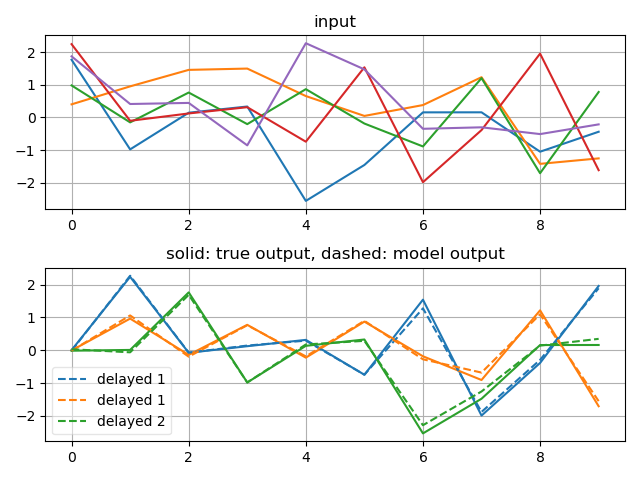

Here is the Python script that generated this plot:
''' Vanilla RNN
@author Graham Taylor
'''
import numpy as np
import theano
import theano.tensor as T
from base import BaseEstimator # from sklearn
import timeit
import os
import datetime
from collections import OrderedDict
import pickle as pickle
import matplotlib.pyplot as plt

mode = theano.Mode(linker='cvm')
#mode = 'DEBUG_MODE'


class RNN(object):
    '''    Recurrent neural network class

    Supported output types:
    real : linear output units, use mean-squared error
    binary : binary output units, use cross-entropy error
    softmax : single softmax out, use cross-entropy error
    '''
    def __init__(self, input, n_in, n_hidden, n_out, activation=T.tanh,
                 output_type='real', use_symbolic_softmax=False):

        self.input = input
        self.activation = activation
        self.output_type = output_type

        # when using HF, SoftmaxGrad.grad is not implemented
        # use a symbolic softmax which is slightly slower than T.nnet.softmax
        # See: http://groups.google.com/group/theano-dev/browse_thread/
        # thread/3930bd5a6a67d27a
        if use_symbolic_softmax:
            def symbolic_softmax(x):
                e = T.exp(x)
                return e / T.sum(e, axis=1).dimshuffle(0, 'x')
            self.softmax = symbolic_softmax
        else:
            self.softmax = T.nnet.softmax

        # recurrent weights as a shared variable
        W_init = np.asarray(np.random.uniform(size=(n_hidden, n_hidden),
                                              low=-.01, high=.01),
                                              dtype=theano.config.floatX)
        self.W = theano.shared(value=W_init, name='W')
        # input to hidden layer weights
        W_in_init = np.asarray(np.random.uniform(size=(n_in, n_hidden),
                                                 low=-.01, high=.01),
                                                 dtype=theano.config.floatX)
        self.W_in = theano.shared(value=W_in_init, name='W_in')

        # hidden to output layer weights
        W_out_init = np.asarray(np.random.uniform(size=(n_hidden, n_out),
                                                  low=-.01, high=.01),
                                                  dtype=theano.config.floatX)
        self.W_out = theano.shared(value=W_out_init, name='W_out')

        h0_init = np.zeros((n_hidden,), dtype=theano.config.floatX)
        self.h0 = theano.shared(value=h0_init, name='h0')

        bh_init = np.zeros((n_hidden,), dtype=theano.config.floatX)
        self.bh = theano.shared(value=bh_init, name='bh')

        by_init = np.zeros((n_out,), dtype=theano.config.floatX)
        self.by = theano.shared(value=by_init, name='by')

        self.params = [self.W, self.W_in, self.W_out, self.h0,
                       self.bh, self.by]

        # for every parameter, we maintain it's last update
        # the idea here is to use 'momentum'
        # keep moving mostly in the same direction
        self.updates = {}
        for param in self.params:
            init = np.zeros(param.get_value(borrow=True).shape,
                            dtype=theano.config.floatX)
            self.updates[param] = theano.shared(init)

        # recurrent function (using tanh activation function) and linear output
        # activation function
        def step(x_t, h_tm1):
            h_t = self.activation(T.dot(x_t, self.W_in) + \
                                  T.dot(h_tm1, self.W) + self.bh)
            y_t = T.dot(h_t, self.W_out) + self.by
            return h_t, y_t

        # the hidden state `h` for the entire sequence, and the output for the
        # entire sequence `y` (first dimension is always time)
        [self.h, self.y_pred], _ = theano.scan(step,
                                               sequences=self.input,
                                               outputs_info=[self.h0, None])

        # L1 norm ; one regularization option is to enforce L1 norm to
        # be small
        self.L1 = 0
        self.L1 += abs(self.W.sum())
        self.L1 += abs(self.W_in.sum())
        self.L1 += abs(self.W_out.sum())

        # square of L2 norm ; one regularization option is to enforce
        # square of L2 norm to be small
        self.L2_sqr = 0
        self.L2_sqr += (self.W ** 2).sum()
        self.L2_sqr += (self.W_in ** 2).sum()
        self.L2_sqr += (self.W_out ** 2).sum()

        if self.output_type == 'real':
            self.loss = lambda y: self.mse(y)
        elif self.output_type == 'binary':
            # push through sigmoid
            self.p_y_given_x = T.nnet.sigmoid(self.y_pred)  # apply sigmoid
            self.y_out = T.round(self.p_y_given_x)  # round to {0,1}
            self.loss = lambda y: self.nll_binary(y)
        elif self.output_type == 'softmax':
            # push through softmax, computing vector of class-membership
            # probabilities in symbolic form
            self.p_y_given_x = self.softmax(self.y_pred)

            # compute prediction as class whose probability is maximal
            self.y_out = T.argmax(self.p_y_given_x, axis=-1)
            self.loss = lambda y: self.nll_multiclass(y)
        else:
            raise NotImplementedError

    def mse(self, y):
        # error between output and target
        return T.mean((self.y_pred - y) ** 2)

    def nll_binary(self, y):
        # negative log likelihood based on binary cross entropy error
        return T.mean(T.nnet.binary_crossentropy(self.p_y_given_x, y))

    def nll_multiclass(self, y):
        # negative log likelihood based on multiclass cross entropy error
        # y.shape[0] is (symbolically) the number of rows in y, i.e.,
        # number of time steps (call it T) in the sequence
        # T.arange(y.shape[0]) is a symbolic vector which will contain
        # [0,1,2,... n-1] T.log(self.p_y_given_x) is a matrix of
        # Log-Probabilities (call it LP) with one row per example and
        # one column per class LP[T.arange(y.shape[0]),y] is a vector
        # v containing [LP[0,y[0]], LP[1,y[1]], LP[2,y[2]], ...,
        # LP[n-1,y[n-1]]] and T.mean(LP[T.arange(y.shape[0]),y]) is
        # the mean (across minibatch examples) of the elements in v,
        # i.e., the mean log-likelihood across the minibatch.
        return -T.mean(T.log(self.p_y_given_x)[T.arange(y.shape[0]), y])

    def errors(self, y):
        '''Return a float representing the number of errors in the sequence
        over the total number of examples in the sequence ; zero one
        loss over the size of the sequence

        :type y: theano.tensor.TensorType
        :param y: corresponds to a vector that gives for each example the
                  correct label
        '''
        # check if y has same dimension of y_pred
        if y.ndim != self.y_out.ndim:
            raise TypeError('y should have the same shape as self.y_out',
                ('y', y.type, 'y_out', self.y_out.type))

        if self.output_type in ('binary', 'softmax'):
            # check if y is of the correct datatype
            if y.dtype.startswith('int'):
                # the T.neq operator returns a vector of 0s and 1s, where 1
                # represents a mistake in prediction
                return T.mean(T.neq(self.y_out, y))
            else:
                raise NotImplementedError()


class MetaRNN(object):
    def __init__(self, n_in=5, n_hidden=50, n_out=5, learning_rate=0.01,
                 n_epochs=100, L1_reg=0.00, L2_reg=0.00, learning_rate_decay=1,
                 activation='tanh', output_type='real',
                 final_momentum=0.9, initial_momentum=0.5,
                 momentum_switchover=5,
                 use_symbolic_softmax=False):
        self.n_in = int(n_in)
        self.n_hidden = int(n_hidden)
        self.n_out = int(n_out)
        self.learning_rate = float(learning_rate)
        self.learning_rate_decay = float(learning_rate_decay)
        self.n_epochs = int(n_epochs)
        self.L1_reg = float(L1_reg)
        self.L2_reg = float(L2_reg)
        self.activation = activation
        self.output_type = output_type
        self.initial_momentum = float(initial_momentum)
        self.final_momentum = float(final_momentum)
        self.momentum_switchover = int(momentum_switchover)
        self.use_symbolic_softmax = use_symbolic_softmax

        self.ready()

    def ready(self):
        # input (where first dimension is time)
        self.x = T.matrix()
        # target (where first dimension is time)
        if self.output_type == 'real':
            self.y = T.matrix(name='y', dtype=theano.config.floatX)
        elif self.output_type == 'binary':
            self.y = T.matrix(name='y', dtype='int32')
        elif self.output_type == 'softmax':  # only vector labels supported
            self.y = T.vector(name='y', dtype='int32')
        else:
            raise NotImplementedError
        # initial hidden state of the RNN
        self.h0 = T.vector()
        # learning rate
        self.lr = T.scalar()

        if self.activation == 'tanh':
            activation = T.tanh
        elif self.activation == 'sigmoid':
            activation = T.nnet.sigmoid
        elif self.activation == 'relu':
            activation = lambda x: x * (x > 0)
        elif self.activation == 'cappedrelu':
            activation = lambda x: T.minimum(x * (x > 0), 6)
        else:
            raise NotImplementedError

        self.rnn = RNN(input=self.x, n_in=self.n_in,
                       n_hidden=self.n_hidden, n_out=self.n_out,
                       activation=activation, output_type=self.output_type,
                       use_symbolic_softmax=self.use_symbolic_softmax)

        if self.output_type == 'real':
            self.predict = theano.function(inputs=[self.x, ],
                                           outputs=self.rnn.y_pred,
                                           mode=mode)
        elif self.output_type == 'binary':
            self.predict_proba = theano.function(inputs=[self.x, ],
                                outputs=self.rnn.p_y_given_x, mode=mode)
            self.predict = theano.function(inputs=[self.x, ],
                                outputs=T.round(self.rnn.p_y_given_x),
                                mode=mode)
        elif self.output_type == 'softmax':
            self.predict_proba = theano.function(inputs=[self.x, ],
                        outputs=self.rnn.p_y_given_x, mode=mode)
            self.predict = theano.function(inputs=[self.x, ],
                                outputs=self.rnn.y_out, mode=mode)
        else:
            raise NotImplementedError

    def shared_dataset(self, data_xy):
        ''' Load the dataset into shared variables '''

        data_x, data_y = data_xy
        shared_x = theano.shared(np.asarray(data_x,
                                            dtype=theano.config.floatX))

        shared_y = theano.shared(np.asarray(data_y,
                                            dtype=theano.config.floatX))

        if self.output_type in ('binary', 'softmax'):
            return shared_x, T.cast(shared_y, 'int32')
        else:
            return shared_x, shared_y

    def __getstate__(self):
        ''' Return state sequence.'''
        params = self._get_params()  # parameters set in constructor
        weights = [p.get_value() for p in self.rnn.params]
        state = (params, weights)
        return state

    def _set_weights(self, weights):
        ''' Set fittable parameters from weights sequence.

        Parameters must be in the order defined by self.params:
            W, W_in, W_out, h0, bh, by
        '''
        for param in self.rnn.params:
            param.set_value(next(weights))

    def __setstate__(self, state):
        ''' Set parameters from state sequence.

        Parameters must be in the order defined by self.params:
            W, W_in, W_out, h0, bh, by
        '''
        params, weights = state
        self.set_params(**params)
        self.ready()
        self._set_weights(weights)

    def save(self, fpath='.', fname=None):
        ''' Save a pickled representation of Model state. '''
        fpathstart, fpathext = os.path.splitext(fpath)
        if fpathext == '.pkl':
            # User supplied an absolute path to a pickle file
            fpath, fname = os.path.split(fpath)

        elif fname is None:
            # Generate filename based on date
            date_obj = datetime.datetime.now()
            date_str = date_obj.strftime('%Y-%m-%d-%H:%M:%S')
            class_name = self.__class__.__name__
            fname = '%s.%s.pkl' % (class_name, date_str)

        fabspath = os.path.join(fpath, fname)

        print('Saving to %s ...' % fabspath)
        file = open(fabspath, 'wb')
        state = self.__getstate__()
        pickle.dump(state, file, protocol=pickle.HIGHEST_PROTOCOL)
        file.close()

    def load(self, path):
        ''' Load model parameters from path. '''
        print('Loading from %s ...' % path)
        file = open(path, 'rb')
        state = pickle.load(file)
        self.__setstate__(state)
        file.close()

    def fit(self, X_train, Y_train, X_test=None, Y_test=None,
            validation_frequency=100):
        ''' Fit model

        Pass in X_test, Y_test to compute test error and report during
        training.

        X_train : ndarray (n_seq x n_steps x n_in)
        Y_train : ndarray (n_seq x n_steps x n_out)

        validation_frequency : int
            in terms of number of sequences (or number of weight updates)
        '''
        if X_test is not None:
            assert(Y_test is not None)
            self.interactive = True
            test_set_x, test_set_y = self.shared_dataset((X_test, Y_test))
        else:
            self.interactive = False

        train_set_x, train_set_y = self.shared_dataset((X_train, Y_train))

        n_train = train_set_x.get_value(borrow=True).shape[0]
        if self.interactive:
            n_test = test_set_x.get_value(borrow=True).shape[0]

        ######################
        # BUILD ACTUAL MODEL #
        ######################
        print('... building the model')

        index = T.lscalar('index')    # index to a case
        # learning rate (may change)
        l_r = T.scalar('l_r', dtype=theano.config.floatX)
        mom = T.scalar('mom', dtype=theano.config.floatX)  # momentum

        cost = self.rnn.loss(self.y) \
            + self.L1_reg * self.rnn.L1 \
            + self.L2_reg * self.rnn.L2_sqr

        compute_train_error = theano.function(inputs=[index, ],
                                              outputs=self.rnn.loss(self.y),
                                              givens={
                                                  self.x: train_set_x[index],
                                                  self.y: train_set_y[index]},
            mode=mode)

        if self.interactive:
            compute_test_error = theano.function(inputs=[index, ],
                        outputs=self.rnn.loss(self.y),
                        givens={
                            self.x: test_set_x[index],
                            self.y: test_set_y[index]},
                        mode=mode)

        # compute the gradient of cost with respect to theta = (W, W_in, W_out)
        # gradients on the weights using BPTT
        gparams = []
        for param in self.rnn.params:
            gparam = T.grad(cost, param)
            gparams.append(gparam)

        updates = OrderedDict()
        for param, gparam in zip(self.rnn.params, gparams):
            weight_update = self.rnn.updates[param]
            upd = mom * weight_update - l_r * gparam
            updates[weight_update] = upd
            updates[param] = param + upd

        # compiling a Theano function `train_model` that returns the
        # cost, but in the same time updates the parameter of the
        # model based on the rules defined in `updates`
        train_model = theano.function(inputs=[index, l_r, mom],
                                      outputs=cost,
                                      updates=updates,
                                      givens={
                                          self.x: train_set_x[index],
                                          self.y: train_set_y[index]},
                                          mode=mode)

        ###############
        # TRAIN MODEL #
        ###############
        print('... training')
        epoch = 0

        while (epoch < self.n_epochs):
            epoch = epoch + 1
            start_time = timeit.default_timer()
            for idx in range(n_train):
                effective_momentum = self.final_momentum \
                               if epoch > self.momentum_switchover \
                               else self.initial_momentum
                example_cost = train_model(idx, self.learning_rate, effective_momentum)

                # iteration number (how many weight updates have we made?)
                # epoch is 1-based, index is 0 based
                iteration = (epoch - 1) * n_train + idx + 1

                if iteration % validation_frequency == 0:
                    # compute loss on training set
                    train_losses = [compute_train_error(i) for i in range(n_train)]
                    this_train_loss = np.mean(train_losses)

                    if self.interactive:
                        test_losses = [compute_test_error(i) for i in range(n_test)]
                        this_test_loss = np.mean(test_losses)

                        print('epoch %03i, train loss %f test loss %f lr: %f' % \
                                (epoch, this_train_loss, this_test_loss, self.learning_rate), end='')
                    else:
                        print('\repoch %03i, train loss %f lr: %f' % \
                                (epoch, this_train_loss, self.learning_rate), end='')

                    print(', %6.3f sec' % (timeit.default_timer() - start_time))
                    start_time = timeit.default_timer()

            self.learning_rate *= self.learning_rate_decay


def test_real():
    ''' Test RNN with real-valued outputs. '''
    n_hidden = 10
    n_in = 5
    n_out = 3
    n_steps = 10
    n_seq = 100

    np.random.seed(0)
    # simple lag test
    seq = np.random.randn(n_seq, n_steps, n_in).astype(theano.config.floatX)
    targets = np.zeros((n_seq, n_steps, n_out))

    # delay targets
    delay = [1,1,2]
    targets[:, delay[0]:, 0] = seq[:, :-delay[0], 3]  # delayed 1
    targets[:, delay[1]:, 1] = seq[:, :-delay[1], 2]  # delayed 1
    targets[:, delay[2]:, 2] = seq[:, :-delay[2], 0]  # delayed 2

    targets += 0.01 * np.random.standard_normal(targets.shape)

    model = MetaRNN(n_in=n_in, n_hidden=n_hidden, n_out=n_out,
                    learning_rate=0.001, learning_rate_decay=0.999,
                    n_epochs=400, activation='tanh')

    model.fit(seq, targets, validation_frequency=1000)

    fig = plt.figure()
    ax1 = plt.subplot(2, 1, 1)
    plt.grid(True)
    plt.plot(seq[0])
    ax1.set_title('input')

    ax2 = plt.subplot(2, 1, 2)
    true_targets = plt.plot(targets[0])

    guess = model.predict(seq[0])
    guessed_targets = plt.plot(guess, linestyle='--')
    for i, x in enumerate(guessed_targets):
        x.set_color(true_targets[i].get_color())
        x.set_label('delayed %d' % delay[i])
    ax2.set_title('solid: true output, dashed: model output')
    ax2.grid(True)
    ax2.legend(fontsize=10, framealpha=0.5)

    plt.tight_layout()
    plt.savefig('rnn.png')

def test_binary(multiple_out=False, n_epochs=250):
    ''' Test RNN with binary outputs. '''
    n_hidden = 10
    n_in = 5
    if multiple_out:
        n_out = 2
    else:
        n_out = 1
    n_steps = 10
    n_seq = 100

    np.random.seed(0)
    # simple lag test
    seq = np.random.randn(n_seq, n_steps, n_in).astype(theano.config.floatX)
    targets = np.zeros((n_seq, n_steps, n_out))

    # whether lag 1 (dim 3) is greater than lag 2 (dim 0)
    targets[:, 2:, 0] = np.cast[np.int](seq[:, 1:-1, 3] > seq[:, :-2, 0])

    if multiple_out:
        # whether product of lag 1 (dim 4) and lag 1 (dim 2)
        # is less than lag 2 (dim 0)
        targets[:, 2:, 1] = np.cast[np.int](
            (seq[:, 1:-1, 4] * seq[:, 1:-1, 2]) > seq[:, :-2, 0])

    model = MetaRNN(n_in=n_in, n_hidden=n_hidden, n_out=n_out,
                    learning_rate=0.001, learning_rate_decay=0.999,
                    n_epochs=n_epochs, activation='tanh', output_type='binary')

    model.fit(seq, targets, validation_frequency=1000)

    seqs = range(10)

    for seq_num in seqs:
        fig = plt.figure()
        ax1 = plt.subplot(211)
        plt.plot(seq[seq_num])
        ax1.set_title('input')
        ax2 = plt.subplot(212)
        true_targets = plt.step(range(n_steps), targets[seq_num], marker='o')

        guess = model.predict_proba(seq[seq_num])
        guessed_targets = plt.step(range(n_steps), guess)
        plt.setp(guessed_targets, linestyle='--', marker='d')
        for i, x in enumerate(guessed_targets):
            x.set_color(true_targets[i].get_color())
        ax2.set_ylim((-0.1, 1.1))
        ax2.set_title('solid: true output, dashed: model output (prob)')

        plt.savefig('result%02d.png' % seq_num)


def test_softmax(n_epochs=250):
    ''' Test RNN with softmax outputs. '''
    n_hidden = 10
    n_in = 5
    n_steps = 10
    n_seq = 100
    n_classes = 3
    n_out = n_classes  # restricted to single softmax per time step

    np.random.seed(0)
    # simple lag test
    seq = np.random.randn(n_seq, n_steps, n_in)
    targets = np.zeros((n_seq, n_steps), dtype=np.int)

    thresh = 0.5
    # if lag 1 (dim 3) is greater than lag 2 (dim 0) + thresh
    # class 1
    # if lag 1 (dim 3) is less than lag 2 (dim 0) - thresh
    # class 2
    # if lag 2(dim0) - thresh <= lag 1 (dim 3) <= lag2(dim0) + thresh
    # class 0
    targets[:, 2:][seq[:, 1:-1, 3] > seq[:, :-2, 0] + thresh] = 1
    targets[:, 2:][seq[:, 1:-1, 3] < seq[:, :-2, 0] - thresh] = 2
    #targets[:, 2:, 0] = np.cast[np.int](seq[:, 1:-1, 3] > seq[:, :-2, 0])

    model = MetaRNN(n_in=n_in, n_hidden=n_hidden, n_out=n_out,
                    learning_rate=0.001, learning_rate_decay=0.999,
                    n_epochs=n_epochs, activation='tanh',
                    output_type='softmax', use_symbolic_softmax=False)

    model.fit(seq, targets, validation_frequency=1000)

    seqs = range(10)

    for seq_num in seqs:
        fig = plt.figure()
        ax1 = plt.subplot(2, 1, 1)
        plt.plot(seq[seq_num])
        ax1.set_title('input')
        ax2 = plt.subplot(2, 1, 2)

        # blue line will represent true classes
        true_targets = plt.step(range(n_steps), targets[seq_num], marker='o')

        # show probabilities (in b/w) output by model
        guess = model.predict_proba(seq[seq_num])
        guessed_probs = plt.imshow(guess.T, interpolation='nearest',
                                   cmap='gray')
        ax2.set_title('blue: true class, grayscale: probs assigned by model')


if __name__ == '__main__':
    test_real()
    # problem takes more epochs to solve
    #test_binary(multiple_out=True, n_epochs=2400)
    #test_softmax(n_epochs=250)
